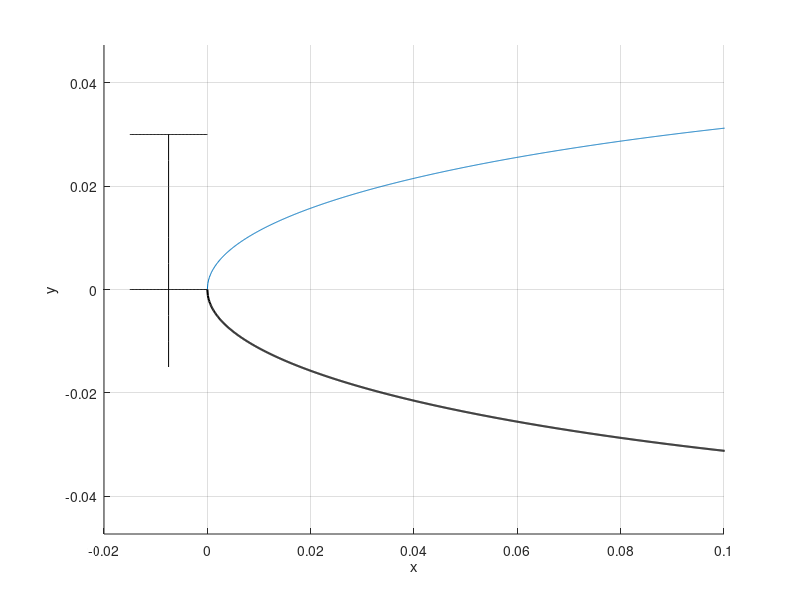

The MATLAB script that drew this image:
clear all
% Notes:
% 1) That this code Plots NACA 4 Digit Series ONLY.
%% Airfoil Equation
%AirfoilAsk = 'Enter The Airfoil Number in Raw Vector as [x x x x]:  ';    % Airfoil number
%Airfoil = input(AirfoilAsk);
NACA =[0,0,0,8]; %Airfoil;
ChordAsk = 'Enter The Airfoil Chord Length:  ';    % Airfoil Chord
Chord = 1;%input(ChordAsk);
x = 0:0.0001:Chord;
if length(NACA) == 4
    disp(['NACA 4 Digit Series:  NACA ',  num2str(NACA(1)) num2str(NACA(2)) num2str(NACA(3)) num2str(NACA(4))])
    if NACA(1) == 0 && NACA(2) == 0
        Symm = 1;
        disp('Symmetric Airfoil')
    else
        Symm = 0;
        disp('Cambered Airfoil')
    end
end
if Symm == 1
    t = str2num([num2str(NACA(3)),num2str(NACA(4))])/100;
    y_upper = 5*t*Chord*(0.2969*sqrt(x/Chord)-0.126*(x/Chord)-0.3516*(x/Chord).^2+0.2843*(x/Chord).^3-0.1015*(x/Chord).^4); 
    y_lower = -y_upper;
    x_upper = x;
    x_lower = x;
else
    m = NACA(1)/100;
    p = NACA(2)*Chord/10;
    t = str2num([num2str(NACA(3)),num2str(NACA(4))])/100;
    for i = 1:length(x)
        if x(i)/Chord<=p
            y_camber(i) = m*x(i)/p^2*(2*p-x(i)/Chord);
            dy_camber(i) = 2*m/p^2*(p-x(i)/Chord);
        else
            y_camber(i) = m*(Chord-x(i))/(1-p)^2*(1+x(i)/Chord-2*p);
            dy_camber(i) = 2*m/(1-p)^2*(p-x(i)/Chord);
        end
    end
    y_t = 5*t*Chord*(0.2969*sqrt(x/Chord)-0.126*(x/Chord)-0.3516*(x/Chord).^2+0.2843*(x/Chord).^3-0.1015*(x/Chord).^4); 
    theta = atan(dy_camber);
    x_upper = x-y_t.*sin(theta);
    x_lower = x+y_t.*sin(theta);
    y_upper = y_camber+y_t.*cos(theta);
    y_lower = y_camber-y_t.*cos(theta);
end
%% Plots
figure
hold on
grid on
axis equal
plot(x_upper,y_upper,x_lower,y_lower,'LineWidth',1.5,'color','k')
yl = linspace(-0.015,0.03,10);
xl = -0.0075+0*yl;
plot(xl,yl,'k')
xl2 = linspace(-0.015,0);
yl2 = 0*xl2;
plot(xl2,yl2,'k')
xl3 = linspace(-0.015,0);
yl3 = 0.03+0*xl3;
plot(xl3,yl3,'k')
xlim([-0.02,0.1])
xlabel('x')
ylabel('y')